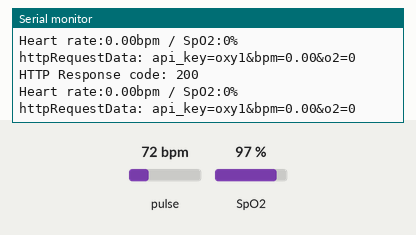
A sketch run on a simulated ESP8266 (NodeMCU). Parts: the last lines printed to the serial monitor. The test bench sets the inputs (shaded band); at power-on: pulse 72 bpm, SpO2 97 %. WiFi joins after 1.5 s; servers stay silent unless stated; uploads are accepted with an empty reply.

Above: at 2.7 s.
2.8 s: pulse set to 42 bpm
At 2.8 s:
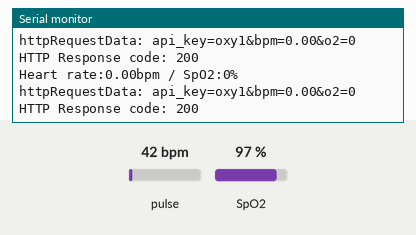
4.3 s: SpO2 set to 80 %
At 5.4 s:
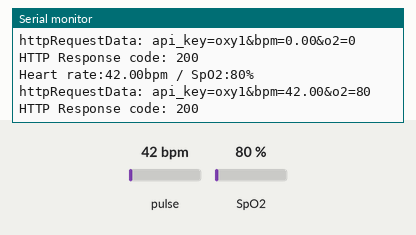
5.8 s: pulse set to 70 bpm
At 7.4 s:
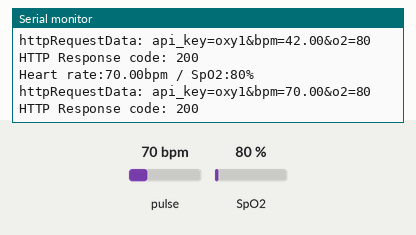
Timing chart, 0 to 8.9 s (numbered marks = the images above; inputs shaded):
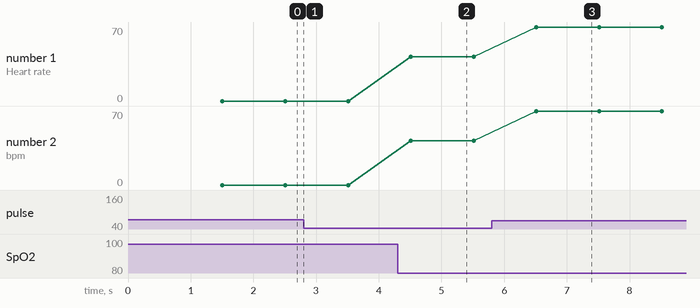

The sketch:

oximeter_server.ino
```cpp
#include <ESP8266WiFi.h>
#include <ESP8266HTTPClient.h>
#include <WiFiClient.h>

#include <Wire.h>
#include "MAX30100_PulseOximeter.h"
#define REPORTING_PERIOD_MS 1000

// Replace with your network credentials
const char *ssid = "";
const char *password = "";
// REPLACE with your Domain name and URL path or IP address with path
const char *serverName = "ip/oximeterserver/insert.php";

// Keep this API Key value to be compatible with the PHP code provided in the project page.
// If you change the apiKeyValue value, the PHP file /post-esp-data.php also needs to have the same key
String apiKeyValue = "oxy1";

PulseOximeter pox;
uint32_t tsLastReport = 0;

void onBeatDetected()
{
  Serial.println("♥ Beat!");
}

void setup()
{
  Serial.begin(115200);

  Serial.print("Initializing pulse oximeter..");

  // Initialize sensor
  if (!pox.begin())
  {
    Serial.println("FAILED");
    for (;;)
      ;
  }
  else
  {
    Serial.println("SUCCESS");
  }

  WiFi.begin(ssid, password);
  Serial.println("Connecting");
  while (WiFi.status() != WL_CONNECTED)
  {
    delay(500);
    Serial.print(".");
  }
  Serial.println("");
  Serial.print("Connected to WiFi network with IP Address: ");
  Serial.println(WiFi.localIP());

  // (you can also pass in a Wire library object like &Wire2)
  // Configure sensor to use 7.6mA for LED drive
  pox.setIRLedCurrent(MAX30100_LED_CURR_7_6MA);

  // Register a callback routine
  // pox.setOnBeatDetectedCallback(onBeatDetected);
}

void loop()
{
  pox.update();

  // Check WiFi connection status
  if (WiFi.status() == WL_CONNECTED)
  {
    WiFiClient client;
    HTTPClient http;

    // Your Domain name with URL path or IP address with path
    http.begin(client, serverName);

    // Specify content-type header
    http.addHeader("Content-Type", "application/x-www-form-urlencoded");
    if (millis() - tsLastReport > REPORTING_PERIOD_MS)
    {
      Serial.print("Heart rate:");
      Serial.print(pox.getHeartRate());
      Serial.print("bpm / SpO2:");
      Serial.print(pox.getSpO2());
      Serial.println("%");

      tsLastReport = millis();
      String httpRequestData = "api_key=" + apiKeyValue + "&bpm=" + String(pox.getHeartRate()) + "&o2=" + String(pox.getSpO2()) + "";
      Serial.print("httpRequestData: ");
      Serial.println(httpRequestData);

      int httpResponseCode = http.POST(httpRequestData);

      if (httpResponseCode > 0)
      {
        Serial.print("HTTP Response code: ");
        Serial.println(httpResponseCode);
      }
      else
      {
        Serial.print("Error code: ");
        Serial.println(httpResponseCode);
      }
      // Free resources
        http.end();
    }
  }
  else
  {
    Serial.println("WiFi Disconnected");
  }
  // Prepare your HTTP POST request data

  // You can comment the httpRequestData variable above
  // then, use the httpRequestData variable below (for testing purposes without the BME280 sensor)
  // String httpRequestData = "api_key=tPmAT5Ab3j7F9&sensor=BME280&location=Office&value1=24.75&value2=49.54&value3=1005.14";

  // Send HTTP POST request

  // If you need an HTTP request with a content type: text/plain
  // http.addHeader("Content-Type", "text/plain");
  // int httpResponseCode = http.POST("Hello, World!");

  // If you need an HTTP request with a content type: application/json, use the following:
  // http.addHeader("Content-Type", "application/json");
  // int httpResponseCode = http.POST("{\"value1\":\"19\",\"value2\":\"67\",\"value3\":\"78\"}");

  // Send an HTTP POST request every 30 seconds
}
```

Measured:
- after the input at 4.3 s, the serial monitor: prints a new line after 0.21 s (image 2)
- after the input at 5.8 s, the serial monitor: prints a new line after 0.71 s (image 3)
- plotted number 1: 42 → 70 after the input at 5.8 s
- plotted number 2: 42 → 70 after the input at 5.8 s
